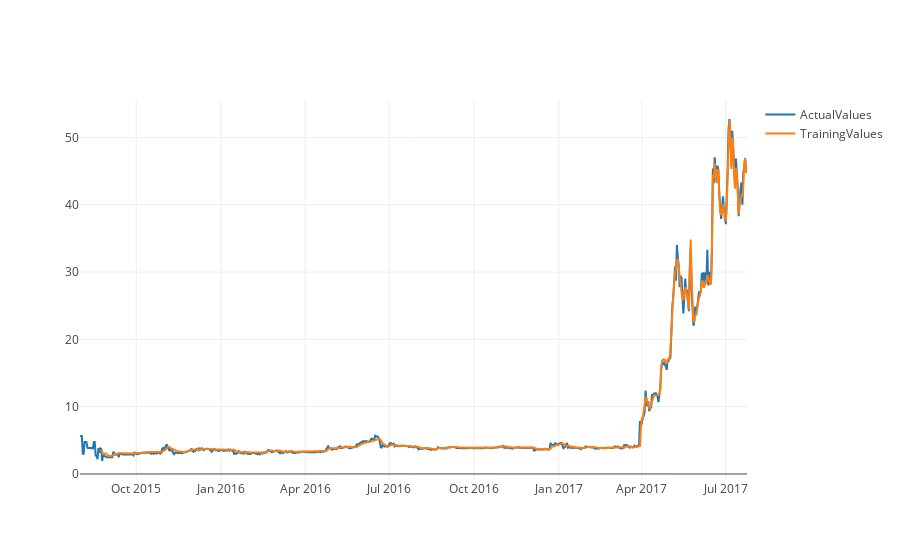
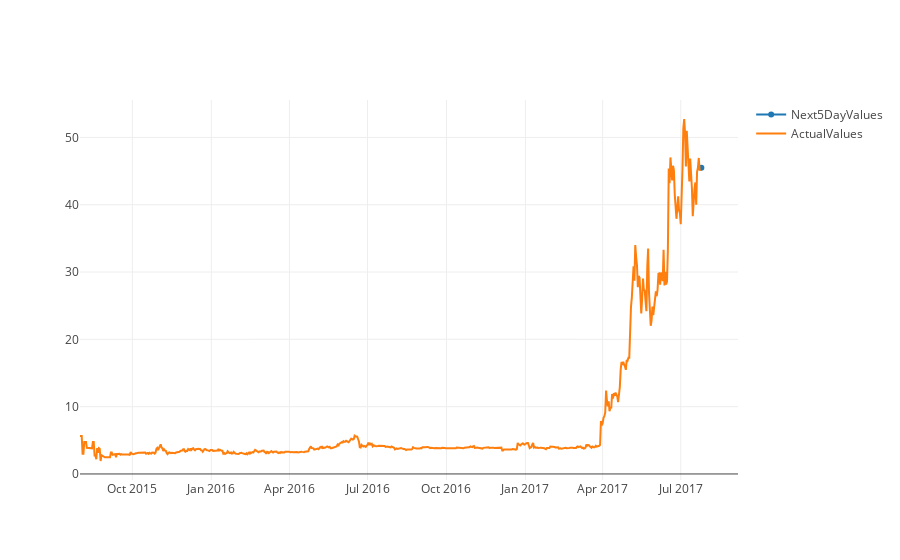

Notebook code for these charts, in order:
### Code cell
USDT_LTC = nextDayPrediction('USDT_LTC', 'poloniex',N = 1)

### Figure 1 — Plotly figure (JSON) as saved in the notebook; plotly's stock layout.template omitted (floating-point values rounded to 4 significant figures; data arrays with more than 128 entries replaced by an {"elided": "..."} marker saying what was removed)
{"data": [{"name": "ActualValues", "type": "scatter", "x": {"elided": "724 str values"}, "y": {"elided": "724 float values"}}, {"name": "TrainingValues", "type": "scatter", "x": {"elided": "724 str values"}, "y": {"elided": "724 float values"}}], "layout": {}}

### Figure 2 — Plotly figure (JSON) as saved in the notebook; plotly's stock layout.template omitted (floating-point values rounded to 4 significant figures; data arrays with more than 128 entries replaced by an {"elided": "..."} marker saying what was removed)
{"data": [{"name": "Next5DayValues", "type": "scatter", "x": ["2017-07-25"], "y": [45.48]}, {"name": "ActualValues", "type": "scatter", "x": {"elided": "724 str values"}, "y": {"elided": "724 float values"}}], "layout": {}}
